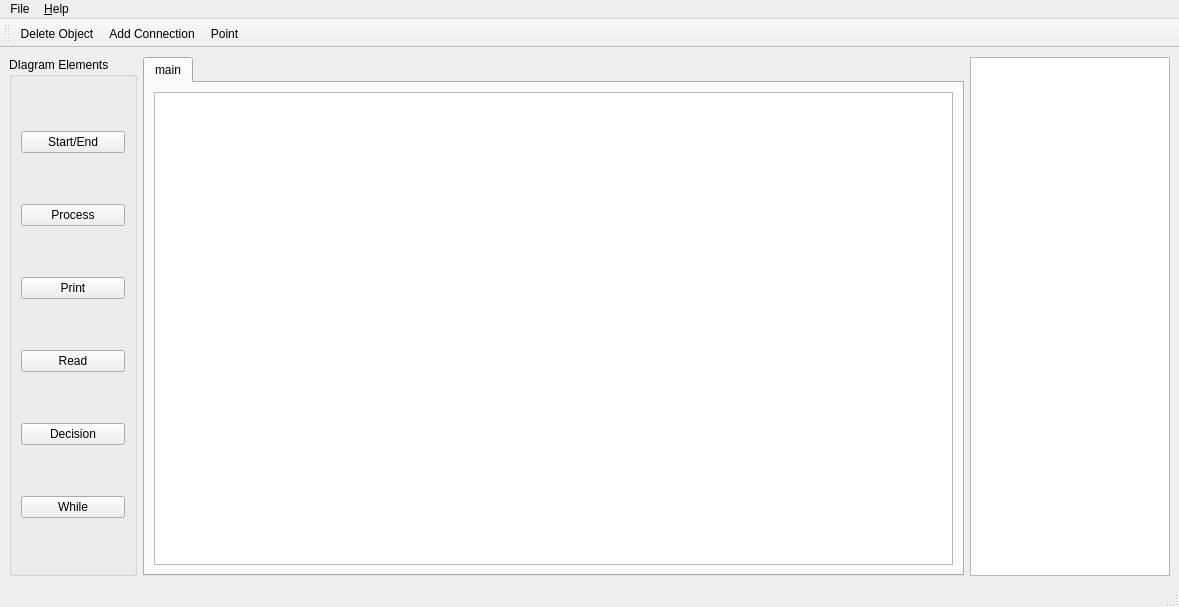
<?xml version="1.0" encoding="UTF-8"?>
<ui version="4.0">
 <class>MainWindow</class>
 <widget class="QMainWindow" name="MainWindow">
  <property name="geometry">
   <rect>
    <x>0</x>
    <y>0</y>
    <width>1179</width>
    <height>607</height>
   </rect>
  </property>
  <property name="windowTitle">
   <string>QRex</string>
  </property>
  <widget class="QWidget" name="centralwidget">
   <layout class="QGridLayout" name="gridLayout">
    <item row="0" column="0">
     <layout class="QHBoxLayout" name="horizontalLayout">
      <item>
       <widget class="QGroupBox" name="groupBox">
        <property name="title">
         <string>DIagram Elements</string>
        </property>
        <layout class="QVBoxLayout" name="verticalLayout_2">
         <item>
          <widget class="QPushButton" name="startEnd">
           <property name="text">
            <string>Start/End</string>
           </property>
          </widget>
         </item>
         <item>
          <widget class="QPushButton" name="process">
           <property name="text">
            <string>Process</string>
           </property>
          </widget>
         </item>
         <item>
          <widget class="QPushButton" name="print">
           <property name="text">
            <string>Print</string>
           </property>
          </widget>
         </item>
         <item>
          <widget class="QPushButton" name="read">
           <property name="text">
            <string>Read</string>
           </property>
          </widget>
         </item>
         <item>
          <widget class="QPushButton" name="decision">
           <property name="text">
            <string>Decision</string>
           </property>
          </widget>
         </item>
         <item>
          <widget class="QPushButton" name="whileButton">
           <property name="text">
            <string>While</string>
           </property>
          </widget>
         </item>
        </layout>
       </widget>
      </item>
      <item>
       <widget class="QTabWidget" name="function_tabs">
        <property name="minimumSize">
         <size>
          <width>700</width>
          <height>500</height>
         </size>
        </property>
        <property name="maximumSize">
         <size>
          <width>16777215</width>
          <height>16777215</height>
         </size>
        </property>
        <property name="currentIndex">
         <number>0</number>
        </property>
        <widget class="QWidget" name="main">
         <attribute name="title">
          <string>main</string>
         </attribute>
         <layout class="QGridLayout" name="gridLayout_2">
          <item row="0" column="0">
           <widget class="QGraphicsView" name="maingraphicsView"/>
          </item>
         </layout>
        </widget>
       </widget>
      </item>
      <item>
       <layout class="QVBoxLayout" name="verticalLayout">
        <item>
         <widget class="QPlainTextEdit" name="terminal_out">
          <property name="minimumSize">
           <size>
            <width>200</width>
            <height>0</height>
           </size>
          </property>
          <property name="maximumSize">
           <size>
            <width>200</width>
            <height>16777215</height>
           </size>
          </property>
          <property name="undoRedoEnabled">
           <bool>false</bool>
          </property>
          <property name="readOnly">
           <bool>true</bool>
          </property>
         </widget>
        </item>
       </layout>
      </item>
     </layout>
    </item>
   </layout>
  </widget>
  <widget class="QMenuBar" name="menubar">
   <property name="geometry">
    <rect>
     <x>0</x>
     <y>0</y>
     <width>1179</width>
     <height>25</height>
    </rect>
   </property>
   <widget class="QMenu" name="menuFile">
    <property name="title">
     <string>File</string>
    </property>
    <addaction name="action_Open"/>
    <addaction name="action_Save"/>
    <addaction name="action_Exit"/>
   </widget>
   <widget class="QMenu" name="menu_Help">
    <property name="title">
     <string>&amp;Help</string>
    </property>
    <addaction name="action_About"/>
   </widget>
   <addaction name="menuFile"/>
   <addaction name="menu_Help"/>
  </widget>
  <widget class="QStatusBar" name="statusbar"/>
  <widget class="QToolBar" name="toolBar">
   <property name="windowTitle">
    <string>toolBar</string>
   </property>
   <attribute name="toolBarArea">
    <enum>TopToolBarArea</enum>
   </attribute>
   <attribute name="toolBarBreak">
    <bool>false</bool>
   </attribute>
   <addaction name="action_DeleteObject"/>
   <addaction name="action_AddLine"/>
   <addaction name="action_Point"/>
  </widget>
  <action name="action_Open">
   <property name="text">
    <string>&amp;Open</string>
   </property>
  </action>
  <action name="action_Save">
   <property name="text">
    <string>&amp;Save As</string>
   </property>
  </action>
  <action name="action_Exit">
   <property name="text">
    <string>&amp;Exit</string>
   </property>
  </action>
  <action name="action_About">
   <property name="text">
    <string>&amp;About</string>
   </property>
  </action>
  <action name="action_DeleteObject">
   <property name="icon">
    <iconset>
     <normalon>:/Images/delete.png</normalon>
    </iconset>
   </property>
   <property name="text">
    <string>&amp;Delete Object</string>
   </property>
  </action>
  <action name="action_AddLine">
   <property name="icon">
    <iconset>
     <normalon>:/Images/linepointer.png</normalon>
    </iconset>
   </property>
   <property name="text">
    <string>&amp;Add Connection</string>
   </property>
  </action>
  <action name="action_Point">
   <property name="icon">
    <iconset>
     <normalon>:/Images/pointer.png</normalon>
    </iconset>
   </property>
   <property name="text">
    <string>Point</string>
   </property>
  </action>
 </widget>
 <resources>
  <include location="../../../Qt/QtExample/images/images.qrc"/>
 </resources>
 <connections/>
</ui>
